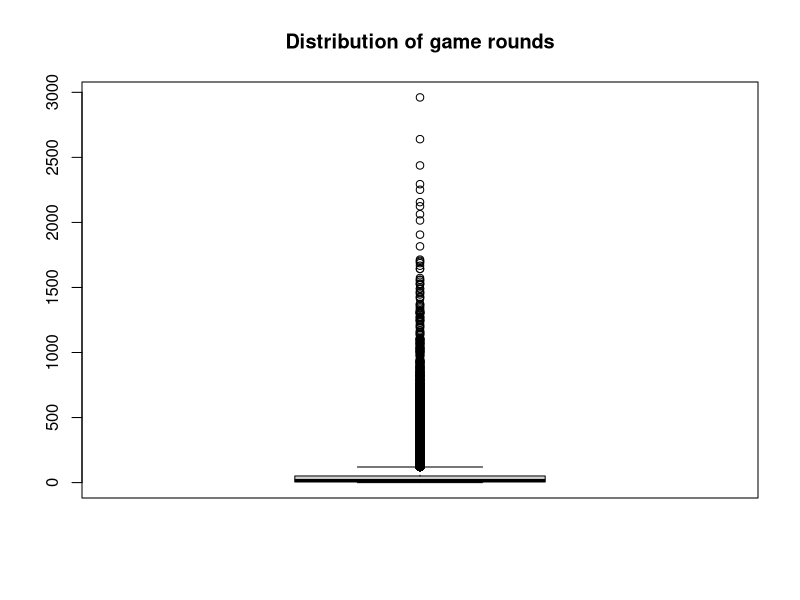
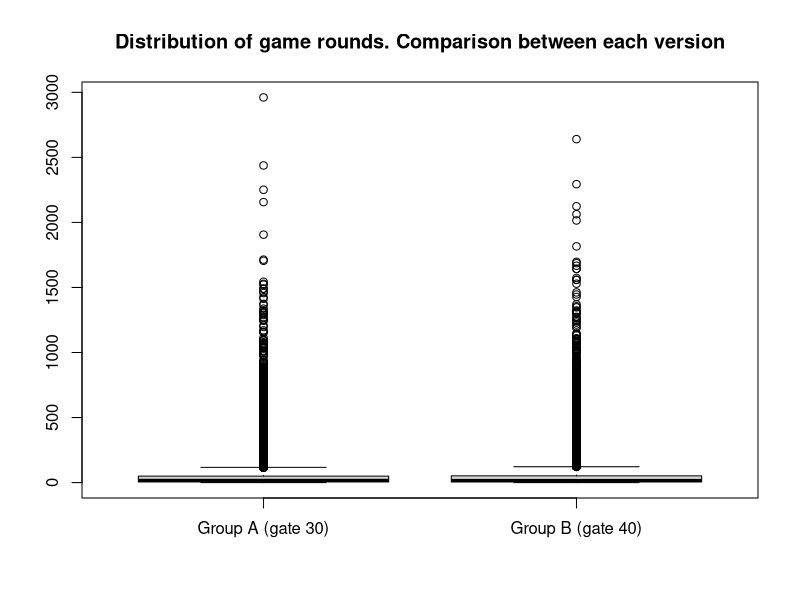
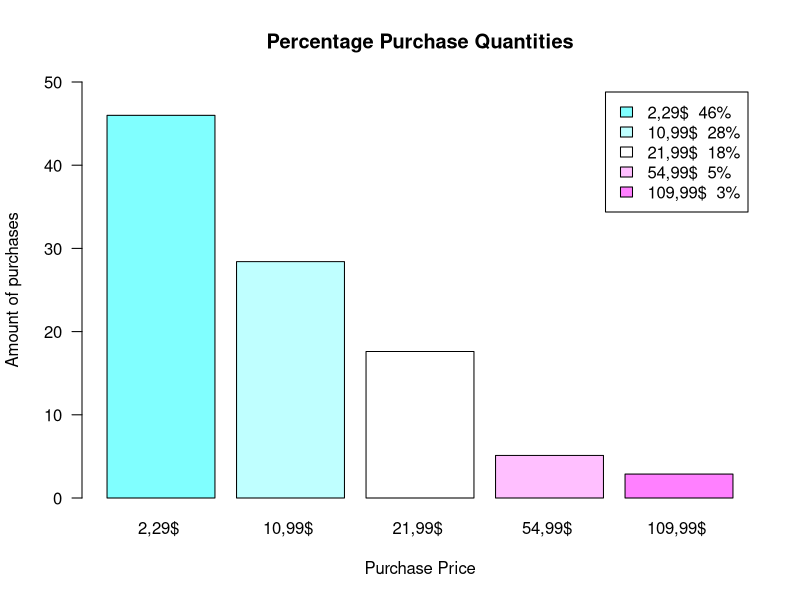
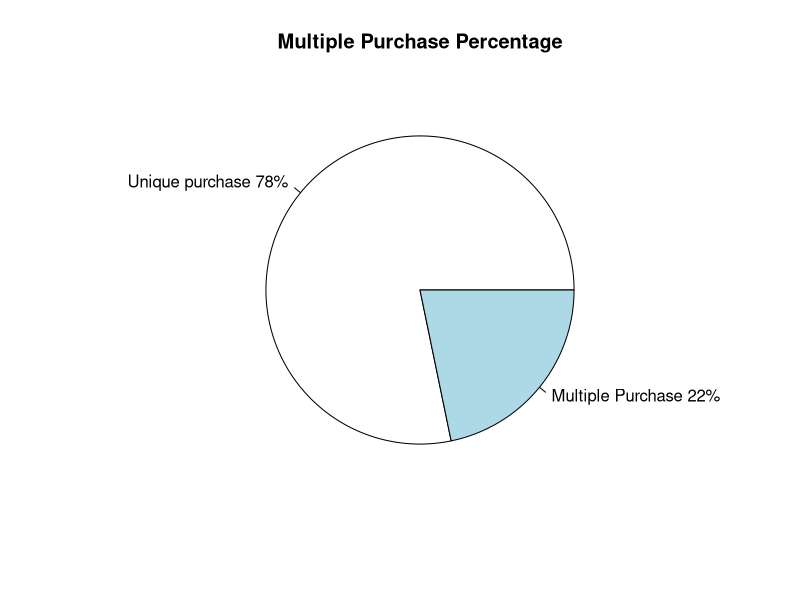
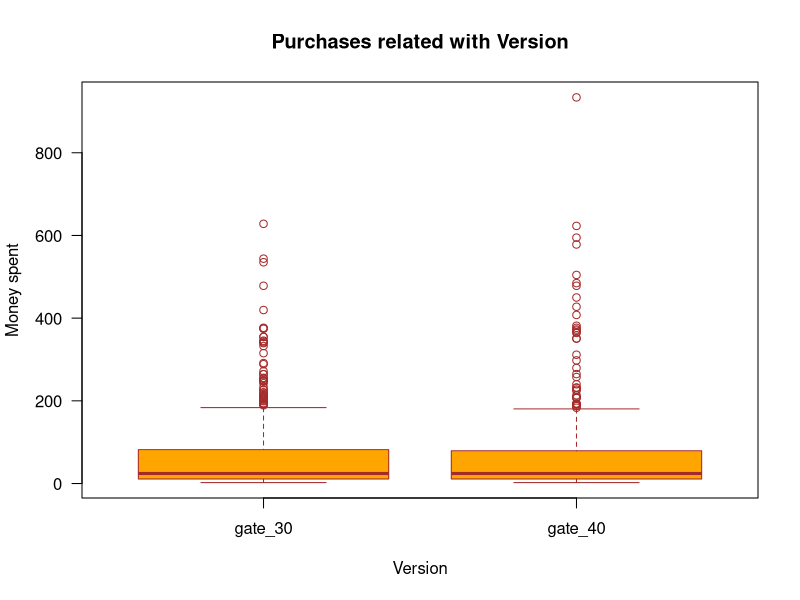
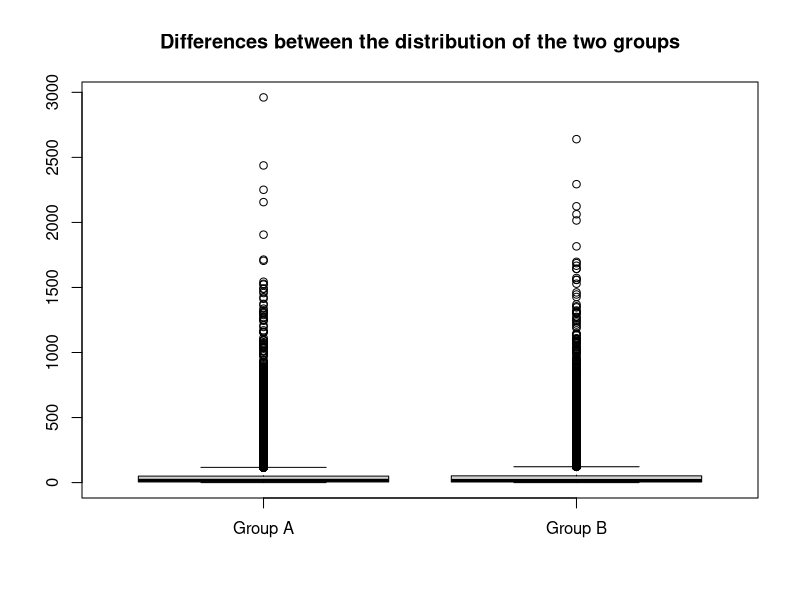
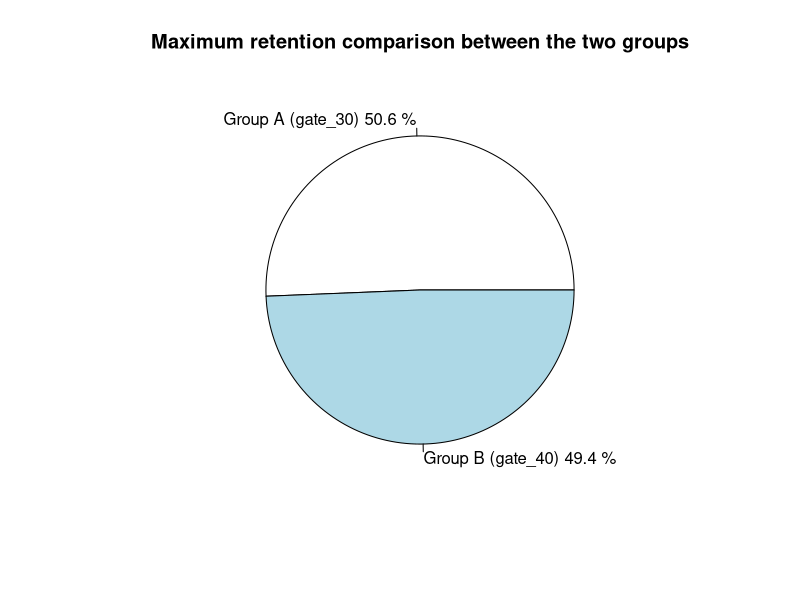
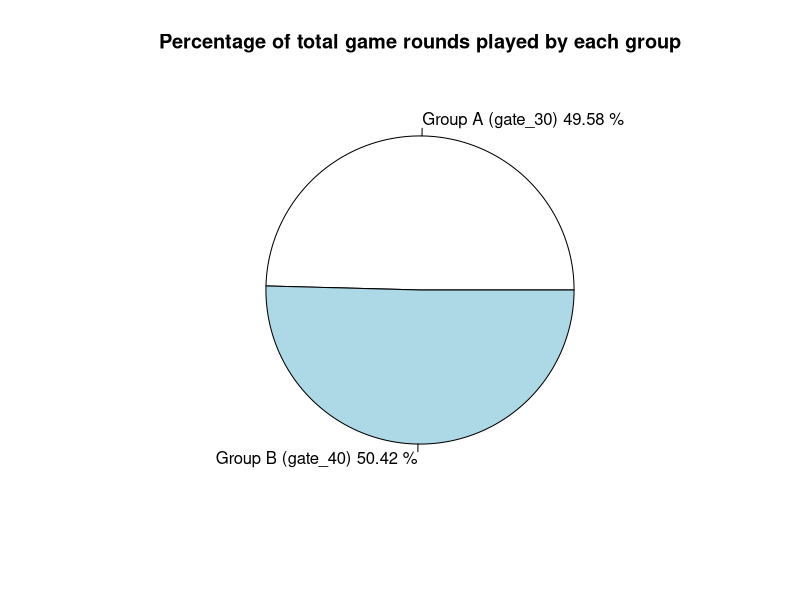

These charts were generated, in order, by the following R code:
## ---- chunk 1
knitr::opts_chunk$set(echo = TRUE)
## ---- chunk 2
  DS <- read.csv("cookie_cats_ABtest.csv", sep = ",")
  PR <- read.csv("cookie_cats_purch.csv", sep = ",")
  
  str(DS)
  str(PR)
## ---- chunk 3
  naUserid <- which(is.na(DS$userid)) ; naUserid
  DS <- DS[-naUserid, ]
## ---- chunk 4
  table(DS$retention_1)
  DS$retention_1[DS$retention_1 == "false "] = FALSE
  DS$retention_1[DS$retention_1 == "  true "] = TRUE
  table(DS$retention_1)
## ---- chunk 5
  DS <- DS[-which.max(DS$sum_gamerounds), ]
## ---- chunk 6
  inexistentValues <- which((PR$id %in% DS$userid) == FALSE) ; inexistentValues
  PR <- PR[-inexistentValues, ]
  which((PR$id %in% DS$userid) == FALSE)
## ---- chunk 7
  naPurch <- which(is.na(PR$purch)) ; naPurch
  PR <- PR[-naPurch, ]
## ---- chunk 8
  PR['purch'] <-  as.numeric(gsub("[a-zA-Z]","", PR$purch))
## ---- chunk 9
  PR$purch[PR$purch < 0] <- -(PR$purch[PR$purch < 0])
  unique(PR$purch)
## ---- chunk 10
  library(dplyr)

  PR.different.purch <- PR
  PR <- PR %>% group_by(id) %>%
  summarise(purch=sum(purch)) %>%
  as.data.frame()
## ---- chunk 11
  library(dplyr)
  merge.all <-merge(DS,PR,by.x="userid",by.y="id", all = TRUE)
  merge.all$purch[is.na(merge.all$purch)] <- 0
  
  merge.purch = merge(DS,PR,by.x="userid",by.y="id")
## ---- chunk 12
  nrow(DS)
## ---- chunk 13
  table(DS$version)
## ---- chunk 14
  boxplot(DS$sum_gamerounds, main = "Distribution of game rounds")
  groupA <- DS$sum_gamerounds[DS$version == "gate_30"]
  groupB <- DS$sum_gamerounds[DS$version == "gate_40"]
  boxplot(groupA, groupB, names = c("Group A (gate 30)", "Group B (gate 40)"), main = "Distribution of game rounds. Comparison between each version")
## ---- chunk 15
  activeUsersDay1 <- sum(DS$retention_1 == TRUE)
  totalUsers <- nrow(DS)
  percentageRetentionDay1 <- activeUsersDay1 * 100 / totalUsers
  paste(as.character(round(percentageRetentionDay1, 3)),"%")
## ---- chunk 16
  activeUsersDay7 <- sum(DS$retention_1 == TRUE & DS$retention_7 == TRUE)
  percentageRetentionDay7 <- activeUsersDay7 * 100 / totalUsers
  paste(as.character(round(percentageRetentionDay7, 3)),"%")
## ---- chunk 17
  non.playing.users <- sum(DS$retention_1 == FALSE & DS$retention_7 == FALSE) ; non.playing.users
## ---- chunk 18
  percentageNonPlayingUsers <- non.playing.users * 100 / totalUsers
  paste(as.character(round(percentageNonPlayingUsers, 2)),"%")
## ---- chunk 19
  num.users.DS <- nrow(DS)
  num.users.PR <- nrow(PR)
  c(num.users.DS, num.users.PR)
  
  purch.2.29 <- sum(length(PR.different.purch$purch[PR.different.purch$purch == "2.29"])) * 100 / nrow(PR.different.purch) 
  purch.10.99 <- sum(length(PR.different.purch$purch[PR.different.purch$purch == "10.99"])) * 100 / nrow(PR.different.purch) 
  purch.21.99 <- sum(length(PR.different.purch$purch[PR.different.purch$purch == "21.99"])) * 100 / nrow(PR.different.purch) 
  purch.54.99 <- sum(length(PR.different.purch$purch[PR.different.purch$purch == "54.99"])) * 100 / nrow(PR.different.purch) 
  purch.109.99 <- sum(length(PR.different.purch$purch[PR.different.purch$purch == "109.99"])) * 100 / nrow(PR.different.purch) 
  
  purch.quantities <- c(purch.2.29, purch.10.99, purch.21.99, purch.54.99, purch.109.99)
  
  myLables <- c("2,29$ ", "10,99$ ", "21,99$ ", "54,99$ ", "109,99$ ")
  myLables2 <- paste(round(purch.quantities),"%", sep = "")
  myLables2
  myLables3 <- paste(myLables, myLables2)
  
  barplot(purch.quantities, names = myLables, col = cm.colors(length(purch.quantities)), legend.text = myLables3, ylim = c(0, 50), main = "Percentage Purchase Quantities", ylab = "Amount of purchases", xlab = "Purchase Price", las = 1)
    
## ---- chunk 20
  repeated <- length(table(PR.different.purch$id))
  single <- nrow(PR.different.purch) - repeated
  c(repeated, single)


  percentage.multiple.purchases <- repeated * 100 / nrow(PR.different.purch)
  pct.paying.users <- (nrow(PR.different.purch)-repeated) * 100 / nrow(PR.different.purch)

  total.pct <- round(c(pct.paying.users, percentage.multiple.purchases),)
  
  lable1 <- c("Unique purchase", "Multiple Purchase")
  lable2 <- paste(total.pct, "%", sep = "") ; lable2
  lable3 <- paste(lable1, lable2) ; lable3
  
  pie(c(pct.paying.users, percentage.multiple.purchases), lable3, main = "Multiple Purchase Percentage")
## ---- chunk 21
  mean <- round(mean(PR$purch),1)
  max <- round(max(PR$purch),1)
  min <- round(min(PR$purch),1)
  
  money.data <- data.frame(mean, max, min)
  knitr::kable(money.data, format = "pipe", col.names = c("Mean", "Max", "Min"), align = c("l", "c", "c"))
## ---- chunk 22
  top3.max.purchase <- round(sort(PR$purch, decreasing = TRUE),)[1:3] ; top3.max.purchase
  boxplot(merge.purch$purch ~ merge.purch$version, main = "Purchases related with Version", xlab="Version", ylab="Money spent", col="orange", border="brown", las = 1)
## ---- chunk 23
  num.users.DS <- nrow(DS)
  num.users.PR <- nrow(PR)
  
  PR.AND.DS.USERS <- sum(num.users.DS, num.users.PR)
  
  conversion.rate <- (num.users.PR / PR.AND.DS.USERS) * 100
  conversion.rate <- paste(as.character(round(conversion.rate, 2)), "%") ; conversion.rate

## ---- chunk 24
  total.revenue <- sum(PR$purch)
  ARPU <- total.revenue / PR.AND.DS.USERS
  ARPU <- round(ARPU, digit = 2) ; ARPU

## ---- chunk 25
  ARPPU <- total.revenue / num.users.PR
  ARPPU <- round(ARPPU, digit = 2) ; ARPPU

## ---- chunk 26
  MM <- data.frame(conversion.rate, ARPU, ARPPU)
  knitr::kable(MM, format = "pipe", col.names = c("Conversion Rate", "ARPU", "ARPPU"), align = c("l", "c", "c"))

## ---- chunk 27
 boxplot(groupA, groupB, names = c("Group A", "Group B"), main = "Differences between the distribution of the two groups")
## ---- chunk 28
 GroupAtotalUsersRetention<-length(DS$userid[DS$retention_1=="TRUE" & DS$retention_7 =="TRUE" & DS$version == "gate_30"]) 
 GroupBtotalUsersRetention<-length(DS$userid[DS$retention_1=="TRUE" & DS$retention_7 =="TRUE" & DS$version == "gate_40"])
 totalUsersWithMaxRetention<- c(GroupAtotalUsersRetention,GroupBtotalUsersRetention)
 pie(totalUsersWithMaxRetention,labels=c(paste(
   "Group A (gate_30)",round(GroupAtotalUsersRetention/(GroupAtotalUsersRetention+GroupBtotalUsersRetention),digits = 3)*100,"%"),
                     paste( "Group B (gate_40)",round(GroupBtotalUsersRetention/(GroupAtotalUsersRetention+GroupBtotalUsersRetention),digits = 3)*100,"%")), 
     main = "Maximum retention comparison between the two groups")

## ---- chunk 29
 GroupASumGameRounds<-sum(DS$sum_gamerounds[ DS$version == "gate_30"]) 
 GroupBSumGameRounds<-sum(DS$sum_gamerounds[ DS$version == "gate_40"]) 
totalGameRounds <- GroupASumGameRounds+GroupBSumGameRounds
 gameRoundsVector<- c(GroupASumGameRounds,GroupBSumGameRounds)
 aTmp<-paste("Group A (gate_30)",round(GroupASumGameRounds/totalGameRounds,digits = 4)*100,"%")
 bTmp<-paste("Group B (gate_40)",round(GroupBSumGameRounds/totalGameRounds,digits = 4)*100,"%")
 pie(gameRoundsVector,labels=c( aTmp, bTmp), main = "Percentage of total game rounds played by each group")

## ---- chunk 30
length(DS$userid[DS$version=="gate_30"])
length(DS$userid[DS$version=="gate_40"])
## ---- chunk 31
meanGroupA<- mean(DS$sum_gamerounds[DS$version=="gate_30"] )
meanGroupA
meanGroupB<- mean(DS$sum_gamerounds[DS$version=="gate_40"] )
meanGroupB

s1<-sd(DS$sum_gamerounds[DS$version=="gate_30"])
s2<-sd(DS$sum_gamerounds[DS$version=="gate_40"])

Tobs<-(meanGroupA-meanGroupB)/sqrt(s1^2/meanGroupA + s2^2/meanGroupB)
Tobs

degreesOfFredom<-(s1^2/meanGroupA + s2^2/meanGroupB)^2 /
  ( ((s1^2/meanGroupA)^2/meanGroupA-1) + ((s2^2/meanGroupB)^2/(meanGroupB-1) ))
degreesOfFredom
## ---- chunk 32
Talpha = qt ( 0.05, df=degreesOfFredom,lower.tail=FALSE )
Talpha
## ---- chunk 33
h0CanBeRejected<-Tobs>Talpha
h0CanBeRejected
## ---- chunk 34
p<-pt(Tobs,df=degreesOfFredom,lower.tail=FALSE)
p
alpha <- 0.005
canRejectH0WithPvalue <- p<alpha
canRejectH0WithPvalue
## ---- chunk 35
  plot(merge.all$purch, merge.all$sum_gamerounds, ylab = "Number of Game Rounds", xlab = "Amount spent by user in EUR", main = "Relationship between the game rounds and the purchases")
## ---- chunk 36
  lm.all <- lm(purch ~ sum_gamerounds, merge.all)
  lm.all
  
  lm.just.purch <- lm(purch ~ sum_gamerounds, merge.purch)
  lm.just.purch
## ---- chunk 37
  plot(merge.all$sum_gamerounds, merge.all$purch, main = "Linear Model 1 (lm.all)", ylab = "Purch", xlab = "Game Rounds")
  abline(lm.all)
  
  plot(merge.purch$sum_gamerounds, merge.purch$purch, main = "Linear Model 2 (lm.just.purch)", ylab = "Purch", xlab = "Game Rounds")
  abline(lm.just.purch)
## ---- chunk 38
  summary(lm.all)
  summary(lm.just.purch)
## ---- chunk 39
  invest <- 50
  new.ds <- data.frame(sum_gamerounds=invest)
  prediction = predict(lm.just.purch, new.ds)
  prediction <- round(prediction, digits = 2)
  prediction
## ---- chunk 40
  simulation.gamerounds <- seq(from = 0, to = 1000, by = 50)
  new.ds <- data.frame(sum_gamerounds=simulation.gamerounds)
  simulation.purch <- predict(lm.just.purch, new.ds)
  simulation.purch <- round(simulation.purch, digits = 2)
  
  ds.simulation <- data.frame(simulation.gamerounds, simulation.purch)
  names(ds.simulation)[1] <- "Game Rounds"
  names(ds.simulation)[2] <- "Purch"
    
  knitr::kable(ds.simulation, "simple", align = "lccrr", caption = "Purch simulation from 0 until 1000 game rounds")
## ---- chunk 41
  plot(ds.simulation, ylab = "Purch (EUR)", xlab = "Number of Game Rounds", main = "Purch simulation from 0 until 1000 game rounds")
